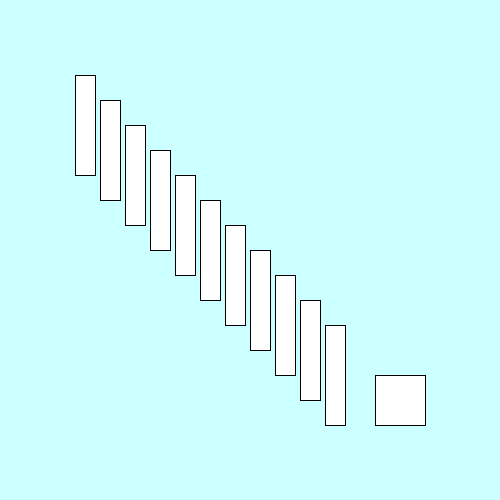
Frame 1 (no input)
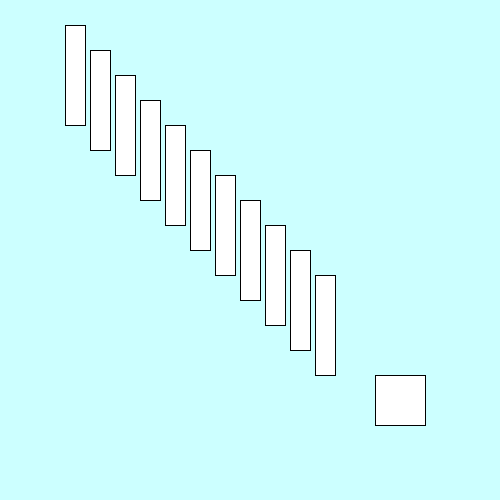
Frame 60 (the mouse pressed at the canvas centre just before this capture)
Frame 120 (the mouse held since frame 60 and released just before this capture): identical to frame 60, image omitted

The Processing sketch that drew these frames (run headless with seeded random() and noise(); from frame 60 on, the mouse is pressed at the canvas centre):

// Processing sketch: processing_119224
// ── processing_119224.pde

void setup()
{
size (500,500);
background (204,255,255);
}

void draw ()
{
background (204,255,255);



rect(75,75,20,100);

rect(100,100,20,100);

rect(125,125,20,100);

rect(150,150,20,100);

rect(175,175,20,100);

rect(200,200,20,100);

rect(225,225,20,100);

rect(250,250,20,100);

rect(275,275,20,100);

rect(300,300,20,100);

rect(325,325,20,100);


translate(150,150);
float my_angle = map(mouseX, 0, width, 0, 2*PI);
translate(width/2, height/2);
rotate(my_angle);
rectMode(CENTER);
rect(0,0,50,50);
}
